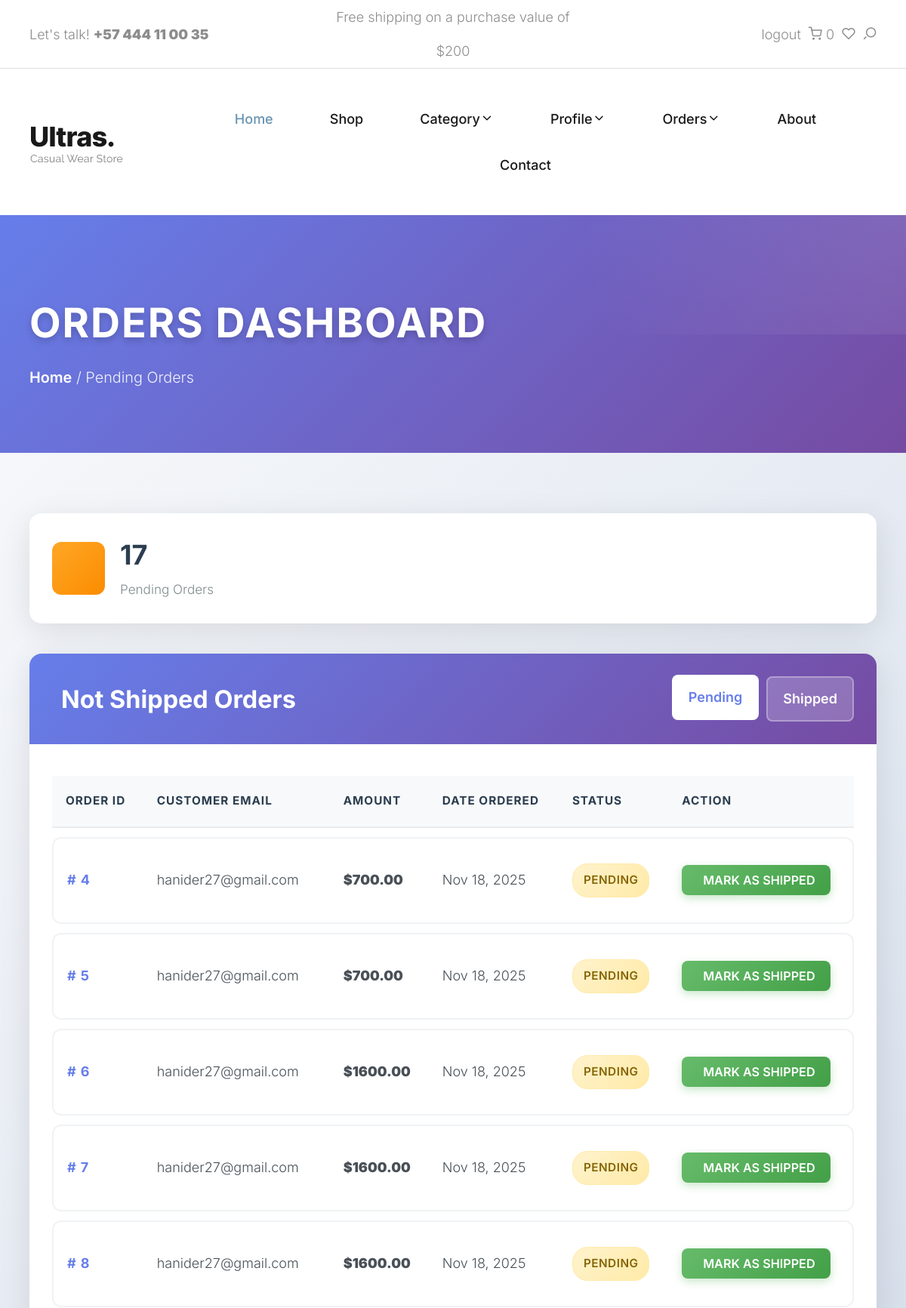
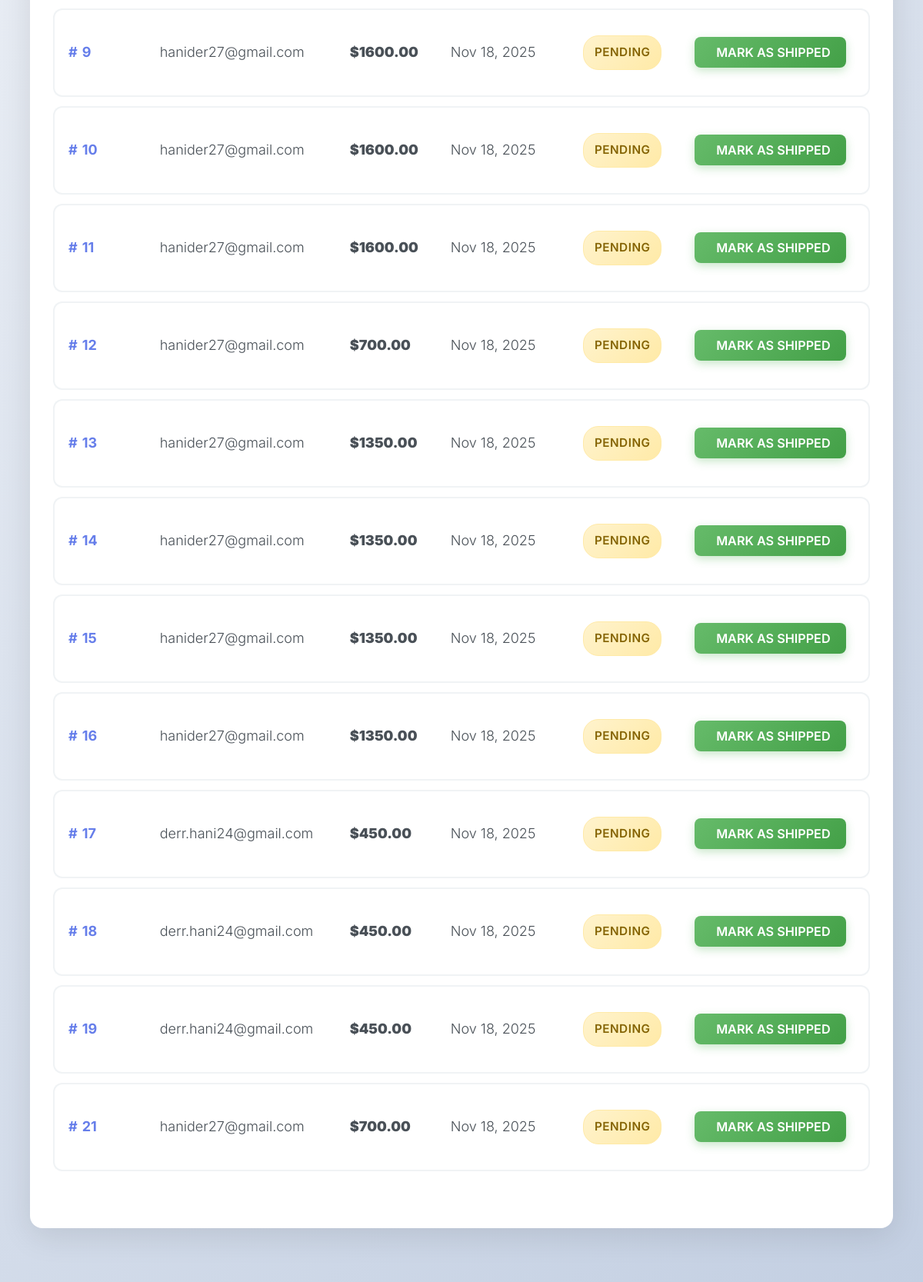
/payment/not_shipped_dash (signed in, upper part), run on the app's committed database (2 pictures, top to bottom).
### ecom/payment/models.py (models this page shows, shortened)
class Order(models.Model):
    user = models.ForeignKey(settings.AUTH_USER_MODEL, on_delete=models.CASCADE, null=True, blank=True)
    full_name = models.CharField(max_length=255)
    email = models.EmailField( max_length=255)
    shipping_address =models.CharField(max_length=20000)
    amount_paid = models.DecimalField(decimal_places=2, max_digits=7)
    date_ordered = models.DateField(auto_now_add=True)
    shipped = models.BooleanField(default = False)
    date_shipped = models.DateTimeField(blank=True, null=True, )

### ecom/payment/views.py (the view, shortened to what this page needs)
# urls.py: path('not_shipped_dash', views.not_shipped_dash, name='not_shipped_dash'),
def not_shipped_dash(request):
    if request.user.is_authenticated and request.user.is_superuser:
        orders = Order.objects.filter(shipped=False)
        return render(request, "payment/not_shipped_dash.html", {'orders': orders})
    else:
        messages.error(request, "Accès refusé, seuls les administrateurs ont accès à cette page")
        return redirect('home')

### ecom/cart/cart.py (called while the page is built)
    def __len__(self):
        return len(self.cart)

### ecom/cart/context_processors.py (called while the page is built)
def cart(request):
    return {'cart': Cart(request)}

### ecom/payment/templates/payment/not_shipped_dash.html (shortened to what this page needs)
{% extends 'base.html' %}
{% load static %}
{% block extra_css %}
<link rel="stylesheet" type="text/css" href="{% static 'css/admin_orders.css' %}">
{% endblock extra_css %}
{% block content %}
<section class="checkout-banner">
  <div class="container">
    <div class="row">
      <div class="col-md-12">
        <h1 class="page-title">Orders Dashboard</h1>
        <div class="breadcrumbs">
          <span class="item">
            <a href="{% url 'home' %}">Home</a> /
          </span>
          <span class="item">Pending Orders</span>
        </div>
      </div>
    </div>
  </div>
</section>
<section class="dashboard-section">
  <div class="container dashboard-container">
    <div class="stats-cards">
      <div class="stat-card">
        <div class="stat-icon pending">
        </div>
        <div class="stat-content">
          <h3>{{ orders|length }}</h3>
          <p>Pending Orders</p>
        </div>
      </div>
    </div>
    <div class="orders-card">
      <div class="card-header">
        <h2> Not Shipped Orders</h2>
        <div class="view-toggle">
          <a href="{% url 'not_shipped_dash' %}" class="toggle-btn active">Pending</a>
          <a href="{% url 'shipped_dash' %}" class="toggle-btn">Shipped</a>
        </div>
      </div>
      <div class="orders-table-container">
        {% if orders %}
        <table class="orders-table">
          <thead>
            <tr>
              <th>Order ID</th>
              <th>Customer Email</th>
              <th>Amount</th>
              <th>Date Ordered</th>
              <th>Status</th>
              <th>Action</th>
            </tr>
          </thead>
          <tbody>
            {% for item in orders %}
            <tr>
              <td>
                <a href="{% url 'orders' item.id %}" class="order-id-link">
                  {{ item.id }}
                </a>
              </td>
              <td>{{ item.email }}</td>
              <td><strong>${{ item.amount_paid }}</strong></td>
              <td>{{ item.date_ordered|date:"M d, Y" }}</td>
              <td>
                <span class="status-badge pending">Pending</span>
              </td>
              <td>
                <form method="POST" style="display: inline;">
                  <button type="submit" class="action-btn ship">
                     Mark as Shipped
                  </button>
                </form>
              </td>
            </tr>
            {% endfor %}
          </tbody>
        </table>
        {% endif %}
      </div>
    </div>
  </div>
</section>
{% endblock content %}

### ecom/static/style.css (style rules this page uses)
:root { --header-height : 160px; --header-height-min : 80px; }
:root { --accent-color : #8d8d8d; --dark-color : #191919; --light-color : #fff; --grey-color : #dbdbdb; --light-grey-color : #fafafa; --primary-color : #6995B1; --light-primary-color : #eef1f3; }
:root { --body-font : "Inter", sans-serif; --heading-font : "Inter", sans-serif; }
*, *::before, *::after { -webkit-box-sizing: border-box; -moz-box-sizing: border-box; box-sizing: border-box; }
html { box-sizing: border-box; }
body { font-family: var(--body-font); font-size: 18px; font-weight: 300; line-height: 2; color: var(--accent-color); margin: 0; }
a { color: var(--dark-color); text-decoration: none; transition: 0.3s color ease-out; }
button, input, select, textarea { font-family: inherit; font-size: inherit; line-height: inherit; outline: 0; }
h1, .h1, h2, .h2, h3, .h3, h4, .h4, h5, .h5, h6, .h6 { font-family: var(--heading-font); color: var(--dark-color); line-height: 1.2; }
h1, h2, h3 { margin: 25px 0; text-transform: capitalize; }
h1, .h1 { font-size: 3em; line-height: 1.4; }
h2, .h2 { font-size: 2em; line-height: 1.4; }
h3, .h3 { font-size: 1.4em; line-height: 1.4; }
p { font-family: var(--body-font); font-size: 18px; line-height: 1.8; margin: 0 0 20px 0; }
::placeholder { color: var(--grey-color); }
.container::after, .row::after, .clearfix::after { display: block; clear: both; content: ""; }
th, td { padding: 12px 15px; text-align: left; }
th:first-child, td:first-child { padding-left: 0; }
th:last-child, td:last-child { padding-right: 0; }
button, .button { margin-bottom: 1rem; }
pre, blockquote, dl, figure, table, form { margin-bottom: 2rem; }
a.btn, input[type="button"], input[type="submit"], input[type="reset"], input[type="file"], button { background-image: none; background: var(--dark-color); text-decoration: none !important; display: inline-block; position: relative; border: 2px solid transparent; border-radius: 0; padding: 0.75em 1.5em; margin-top: 15px; font-family: var(--body-font); font-size: 15px; font-weight: 500; line-height: normal; text-align: center; text-transform: uppercase; color: var(--light-color); z-index: 1; cursor: pointer; white-space: nowrap; vertical-align: middle; -webkit-transition: all 0.3s ease-in; transition: all 0.3s ease-in; -ms-touch-action: manipulation; touch-action: manipulation; -webkit-user-select: none; -moz-user-select: none; -ms-user-select: none; user-select: none; }
.breadcrumbs { color: var(--accent-color); }
.breadcrumbs .item { text-transform: capitalize; }
.breadcrumbs span { display: inline-block; }

### data on the page
Order: id "4", email "hanider27@gmail.com", amount_paid "700.00", date_ordered "Nov 18, 2025"
Order: id "5", email "hanider27@gmail.com", amount_paid "700.00", date_ordered "Nov 18, 2025"
Order: id "6", email "hanider27@gmail.com", amount_paid "1600.00", date_ordered "Nov 18, 2025"
Order: id "7", email "hanider27@gmail.com", amount_paid "1600.00", date_ordered "Nov 18, 2025"
Order: id "8", email "hanider27@gmail.com", amount_paid "1600.00", date_ordered "Nov 18, 2025"
Order: id "9", email "hanider27@gmail.com", amount_paid "1600.00", date_ordered "Nov 18, 2025"
Order: id "10", email "hanider27@gmail.com", amount_paid "1600.00", date_ordered "Nov 18, 2025"
Order: id "11", email "hanider27@gmail.com", amount_paid "1600.00", date_ordered "Nov 18, 2025"
Order: id "12", email "hanider27@gmail.com", amount_paid "700.00", date_ordered "Nov 18, 2025"
Order: id "13", email "hanider27@gmail.com", amount_paid "1350.00", date_ordered "Nov 18, 2025"
Order: id "14", email "hanider27@gmail.com", amount_paid "1350.00", date_ordered "Nov 18, 2025"
Order: id "15", email "hanider27@gmail.com", amount_paid "1350.00", date_ordered "Nov 18, 2025"
Order: id "16", email "hanider27@gmail.com", amount_paid "1350.00", date_ordered "Nov 18, 2025"
Order: id "17", email "derr.hani24@gmail.com", amount_paid "450.00", date_ordered "Nov 18, 2025"
Order: id "18", email "derr.hani24@gmail.com", amount_paid "450.00", date_ordered "Nov 18, 2025"
Order: id "19", email "derr.hani24@gmail.com", amount_paid "450.00", date_ordered "Nov 18, 2025"
Order: id "21", email "hanider27@gmail.com", amount_paid "700.00", date_ordered "Nov 18, 2025"

### other printed values
{{ cart|length }} "0"
{{ orders|length }} "17"
